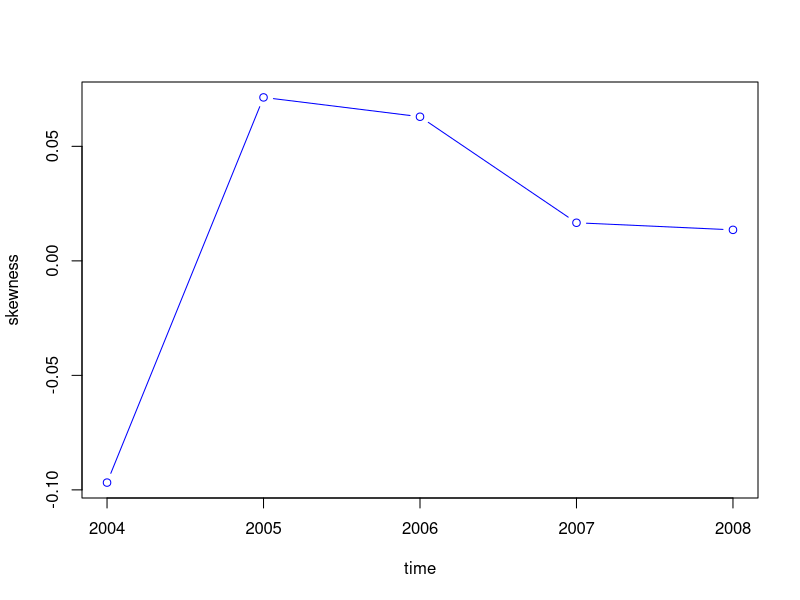

Here is the R script that generated this plot:
#Importing library

library(e1071)

# For downloading library;
# install.packages("e1071")

# Impoting the data

data = read.table("data.csv",header=T,sep=';')

# Data analysis

skewness2004=skewness(data$price2004)
skewness2005=skewness(data$price2005)
skewness2006=skewness(data$price2006)
skewness2007=skewness(data$price2007)
skewness2008=skewness(data$price2008)

# Joining data into one vector

skewness=c(skewness2004,skewness2005,skewness2006,skewness2007,skewness2008)

# Defining time period (for plotting)

time=2004:2008

# Plotting the data

plot(time,skewness,type="b",col="blue")